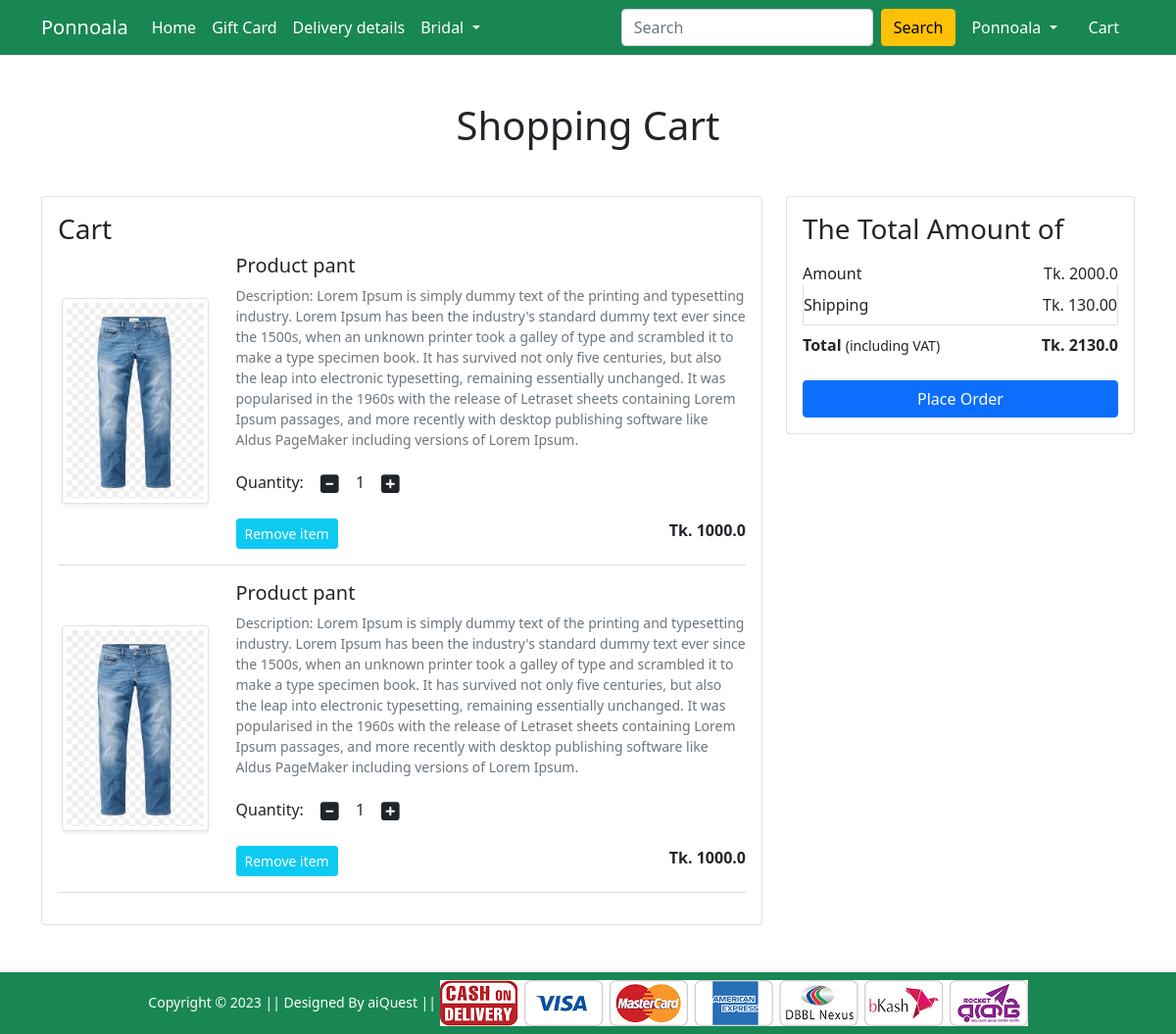
The app's page /cart/ (signed in), older data.
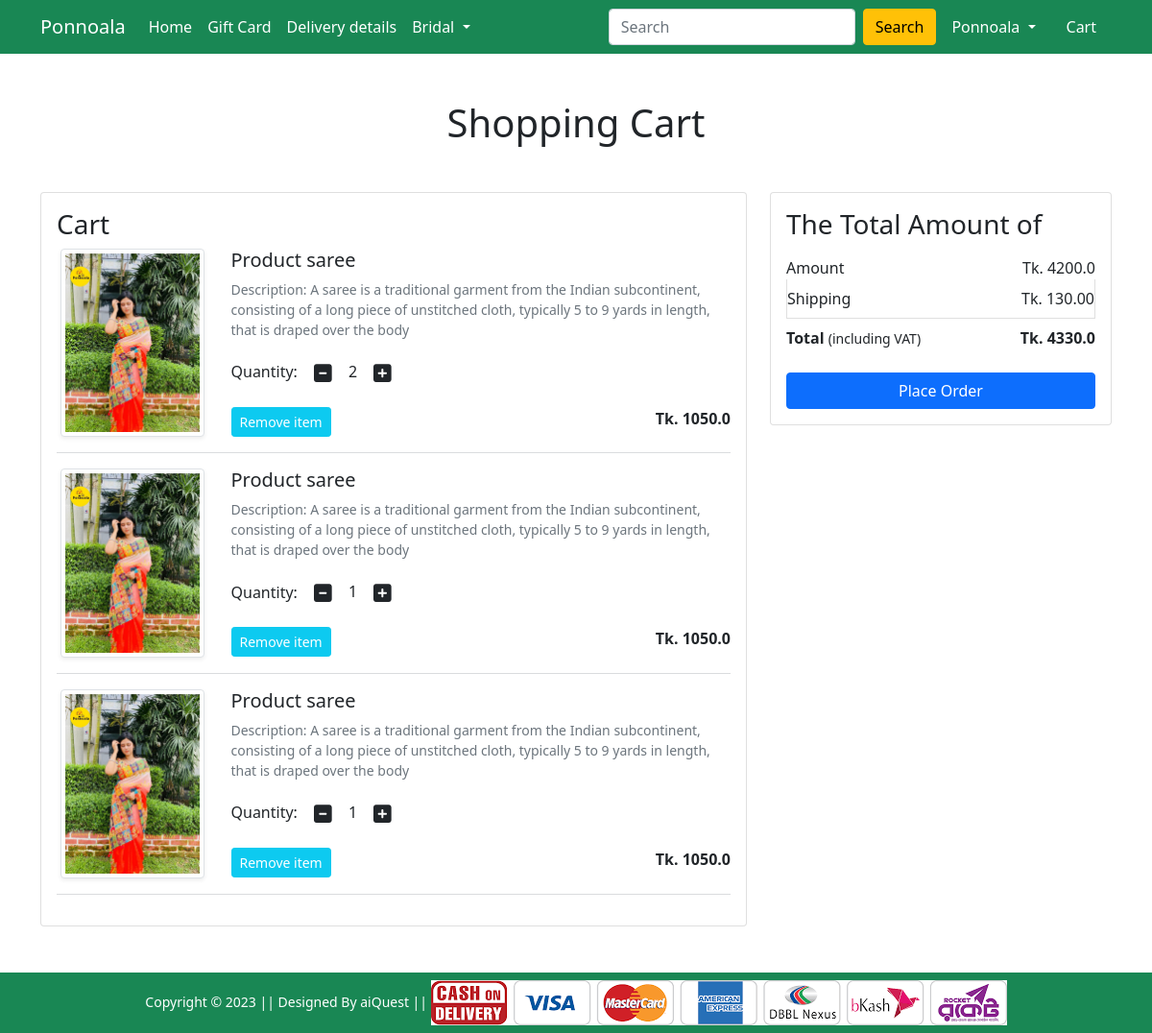
The same page, newer data.
### Shop/models.py (models this page shows, shortened)
class Cart(models.Model):
    user = models.ForeignKey(User, on_delete=models.CASCADE)
    product = models.ForeignKey(Product, on_delete=models.CASCADE)
    quantity = models.PositiveIntegerField(default=1)

class Product(models.Model):
    title = models.CharField(max_length=100)
    selling_price = models.FloatField()
    discounted_price = models.FloatField()
    description = models.TextField()
    brand = models.CharField(max_length=100)
    category = models.CharField(choices=CATEGORY_CHOICES,max_length=2)
    product_image = models.ImageField(upload_to='productimg')

### Shop/views.py (the view)
# urls.py: path('cart/', views.show_cart, name='showcart'),
def show_cart(request):
 if request.user.is_authenticated:
  user=request.user
  cart=Cart.objects.filter(user=user)
  amount=0.0
  shipping_amount=130.0
  total_amount=0.0
  cart_product=[p for p in Cart.objects.all() if p.user==user]
  if cart_product:
   for p in cart_product:
    tempamount=(p.quantity * p.product.discounted_price)
    amount+=tempamount
   total_amount=amount+shipping_amount
  else:
    return render(request, 'Shop/emptycart.html')
  return render(request, 'Shop/addtocart.html',{'carts':cart,'totalamount':total_amount,'amount':amount})

### Shop/templates/Shop/addtocart.html (shortened to what this page needs)
{% extends 'Shop/base.html' %}
{% load static %}
{% block main-content %}
<div class="container my-5">
    <div class="row">
        <h1 class="text-center mb-5">Shopping Cart</h1>
        <div class="col-sm-8">
            <div class="card">
                <div class="card-body">
                    <h3>Cart</h3>
                    {% for cart in carts %}
                    <div class="row">
                        <div class="col-sm-3 text-center align-self-center"><img
                                src="{{ cart.product.product_image.url }}" alt="" srcset=""
                                class="img-fluid img-thumbnail shadow-sm" height="150" width="150"> </div>
                        <div class="col-sm-9">
                            <div>
                                <h5>Product {{ cart.product.title }}</h5>
                                <p class="mb-2 text-muted small">Description: {{ cart.product.description }}</p>
                                <div class="my-3">
                                    <label for="quantity">Quantity:</label>
                                    <a class="minus-cart btn" pid="{{ cart.product.id }}"><i class="fas fa-minus-square fa-lg"></i></a>
                                    <span id="quantity">{{ cart.quantity }}</span>
                                    <a class="plus-cart btn" pid="{{ cart.product.id }}"><i class="fas fa-plus-square fa-lg"></i></a>
                                </div>
                                <div class="d-flex justify-content-between">
                                    <a href="#" class="btn btn-sm btn-info  text-white mr-3 remove-cart" pid="{{ cart.product.id }}">Remove item </a>
                                    <p class="mb-0"><span><strong>Tk. {{ cart.product.discounted_price }}</strong></span></p>
                                </div>
                            </div>
                        </div>
                    </div>
                    <hr class="text-muted">
                    {% endfor %}
                </div>
            </div>
        </div>
         <div class="col-sm-4">
            <div class="card">
                <div class="card-body">
                    <h3>The Total Amount of</h3>
                    <ul class="list-group">
                        <li
                            class="list-group-item d-flex justify-content-between align-items-center border-0 px-0 pb-0">
                            Amount<span>Tk. {{ amount }}</span></li>
                        <li class="list-group-item d-flex justify-content-between align-items-center px-0">
                            Shipping<span>Tk. 130.00</span></li>
                        <li
                            class="list-group-item d-flex justify-content-between align-items-center border-0 px-0 mb-3">
                            <div>
                                <strong>Total</strong> <small>(including VAT)</small>
                            </div>
                            <span><strong>Tk. {{ totalamount }}</strong></span>
                        </li>
                    </ul>
                    <div class="d-grid"><a href="{% url 'checkout' %}" class="btn btn-primary">Place Order</a></div>
                </div>
            </div>
        </div>
    </div>
</div>
{% endblock main-content %}

Row changes from the older to the newer data that the page shows:
removed Cart: product.product_image (picture), product "pant", product.description "Lorem Ipsum is simply dummy text of the printing and typesetting industry. Lorem Ipsum has been the industry's standard dummy text ever since the 1500s, when an unknown printer took a galley of type and scrambled it to make a type specimen book. It has survived not only five centuries, but also the leap into electronic typesetting, remaining essentially unchanged. It was popularised in the 1960s with the release of Letraset sheets containing Lorem Ipsum passages, and more recently with desktop publishing software like Aldus PageMaker including versions of Lorem Ipsum.", quantity "1", product.discounted_price "1000.0"
removed Cart: product.product_image (picture), product "pant", product.description "Lorem Ipsum is simply dummy text of the printing and typesetting industry. Lorem Ipsum has been the industry's standard dummy text ever since the 1500s, when an unknown printer took a galley of type and scrambled it to make a type specimen book. It has survived not only five centuries, but also the leap into electronic typesetting, remaining essentially unchanged. It was popularised in the 1960s with the release of Letraset sheets containing Lorem Ipsum passages, and more recently with desktop publishing software like Aldus PageMaker including versions of Lorem Ipsum.", quantity "1", product.discounted_price "1000.0"
added Cart: product.product_image (picture), product "saree", product.description "A saree is a traditional garment from the Indian subcontinent, consisting of a long piece of unstitched cloth, typically 5 to 9 yards in length, that is draped over the body", quantity "2", product.discounted_price "1050.0"
added Cart: product.product_image (picture), product "saree", product.description "A saree is a traditional garment from the Indian subcontinent, consisting of a long piece of unstitched cloth, typically 5 to 9 yards in length, that is draped over the body", quantity "1", product.discounted_price "1050.0"
added Cart: product.product_image (picture), product "saree", product.description "A saree is a traditional garment from the Indian subcontinent, consisting of a long piece of unstitched cloth, typically 5 to 9 yards in length, that is draped over the body", quantity "1", product.discounted_price "1050.0"
Text that changed along with them:
{{ amount }}: "2000.0" → "4200.0"
{{ totalamount }}: "2130.0" → "4330.0"
